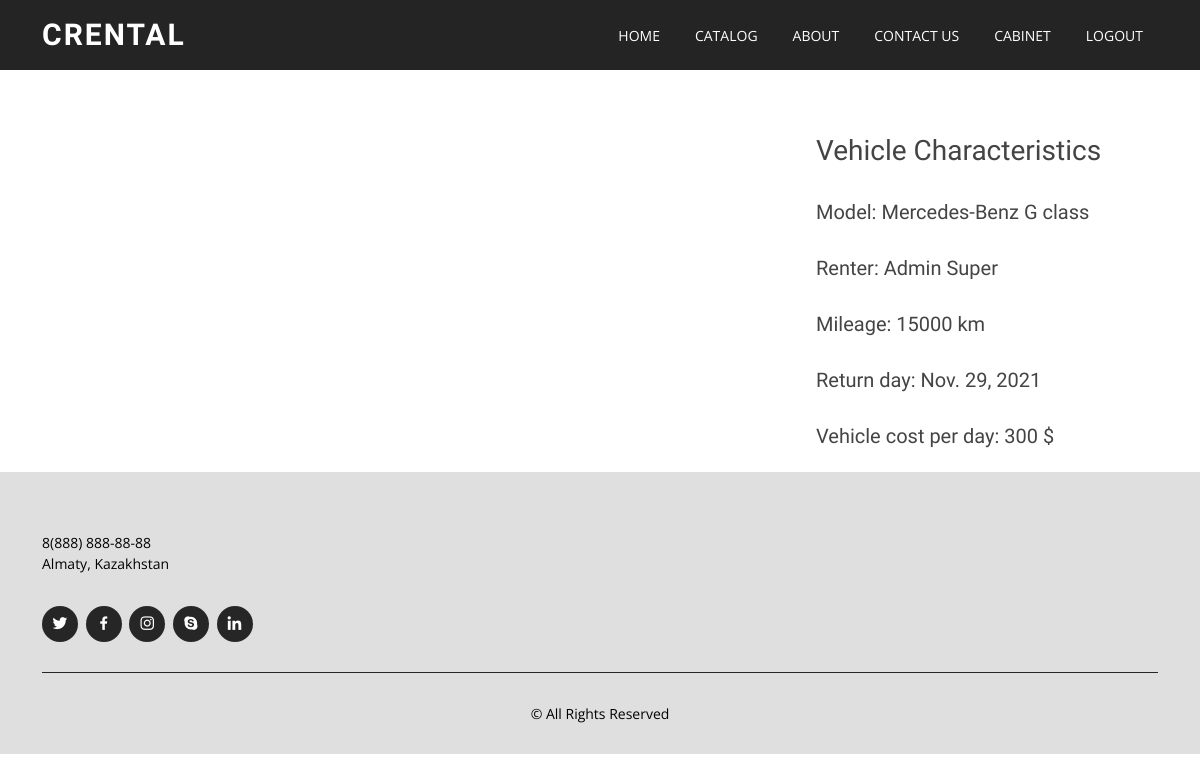
The page /cabinet (signed in) on the database as committed earlier.
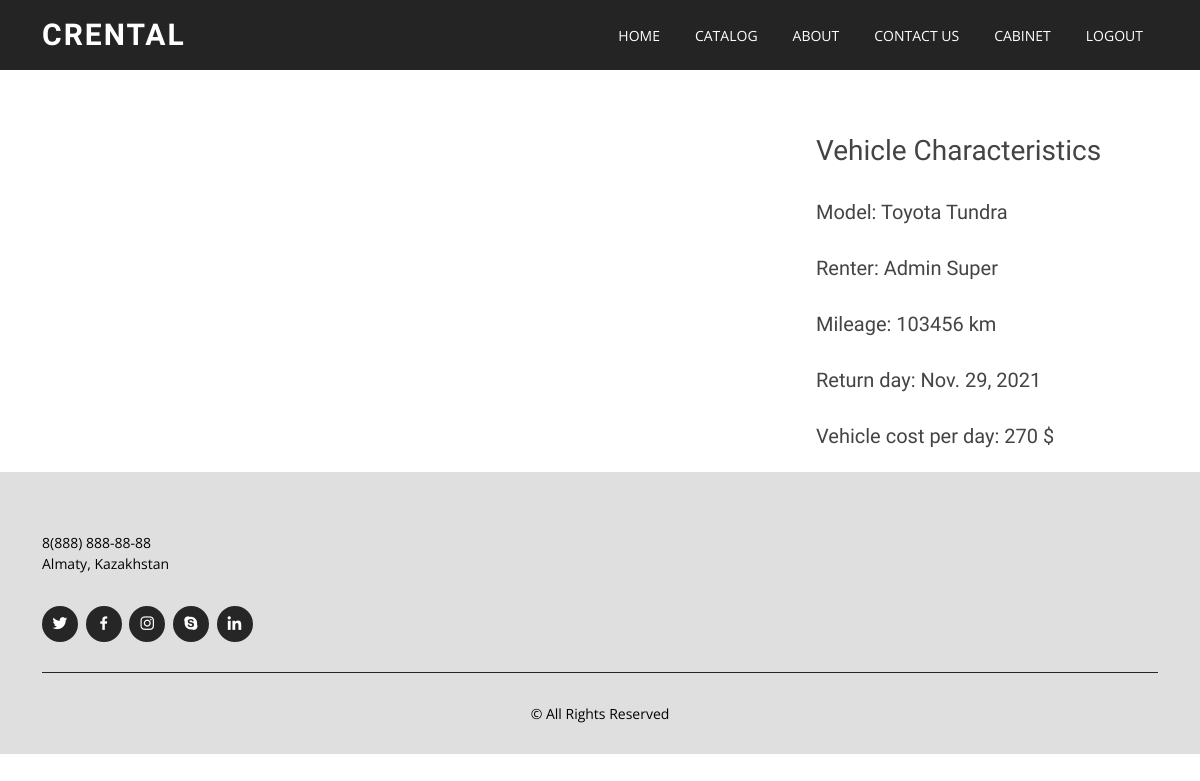
The same page on the database as committed later.
### myapp/models.py (models this page shows, shortened)
class Rental(models.Model):
    date_out = models.DateField()
    date_return = models.DateField()
    day_cost = models.IntegerField()
    vehicle = models.ForeignKey(Vehicle, on_delete=models.CASCADE)
    Customer = models.OneToOneField(User, on_delete=models.CASCADE, primary_key=True)

class Vehicle(models.Model):
    model = models.CharField(max_length=250)
    year = models.CharField(max_length=10)
    mileage = models.BigIntegerField()
    number_pass = models.IntegerField()
    per_day = models.IntegerField()
    stereo = models.CharField(max_length=255)
    transmission = models.CharField(max_length=20)
    image = models.ImageField()
    company = models.ForeignKey(Company, on_delete=models.CASCADE)

class Company(models.Model):
    name = models.CharField(max_length=250)
    location = models.CharField(max_length=255)

class User(AbstractBaseUser):
    email = models.EmailField('email', max_length=60, unique=True)
    first_name = models.CharField('first name', max_length=100)
    last_name = models.CharField('last name', max_length=100)
    phone = models.CharField('phone number',max_length=20)
    address = models.CharField('address', max_length=255)
    date_joined = models.DateTimeField('date joined', auto_now_add=True)
    last_login = models.DateTimeField('last login', auto_now=True)
    is_admin = models.BooleanField(default=False)
    is_active = models.BooleanField(default=True)
    is_staff = models.BooleanField(default=False)
    is_superuser = models.BooleanField(default=False)
    objects = UserManager()
    USERNAME_FIELD = 'email'
    REQUIRED_FIELDS = ['first_name', 'last_name']

### myapp/views.py (the view)
# urls.py: path('cabinet',views.cabinet,name='cabinet')
def cabinet(request):
    user = request.user
    context = {
        'rental': user.rental
    }
    return render(request, 'myapp/cabinet.html', context)

### myapp/templates/myapp/cabinet.html
{% extends 'myapp/base.html' %}
{% load static %}
{% block content %}
<div class="col-md-4 pt-5 ms-auto">
    <div class="card-body " style=" font-weight: bold;">
      <h3 class="card-title font-weight-bold">Vehicle Characteristics</h3>
      <br>
      <h5>Model: {{rental.vehicle.company.name}} {{ rental.vehicle.model }}</h5>
    <br>
    <h5>Renter: {{ rental.Customer.first_name}} {{rental.Customer.last_name }}</h5>
    <br>
    <h5>Mileage: {{ rental.vehicle.mileage }} km</h5>
    <br>
    <h5>Return day: {{rental.date_return}}</h5>
    <br>
    <h5>Vehicle cost per day: {{ rental.vehicle.per_day }} $</h5>
    </div>
  </div>
{% endblock %}

Rows that differ between the two databases and show on the page:
changed Rental "Admin": vehicle.company.name "Mercedes-Benz" → "Toyota"; vehicle.model "G class" → "Tundra"; vehicle.mileage "15000" → "103456"; vehicle.per_day "300" → "270"
